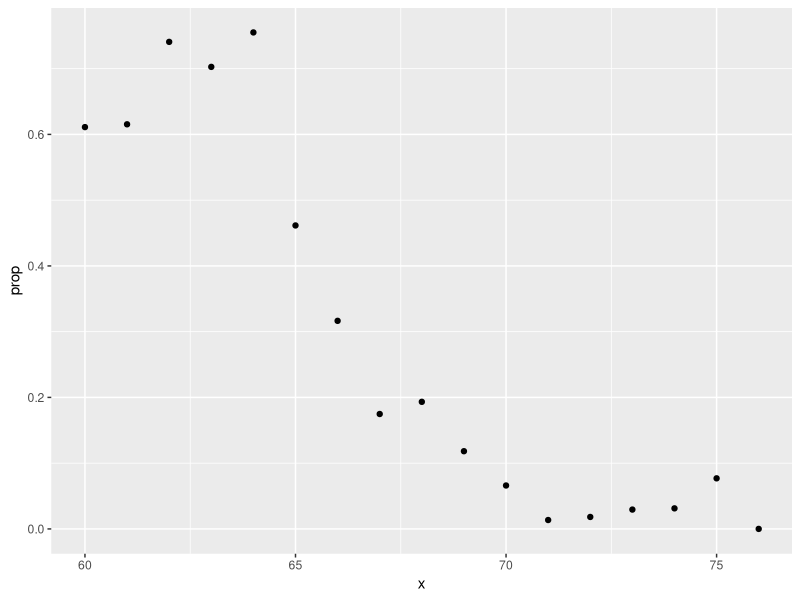
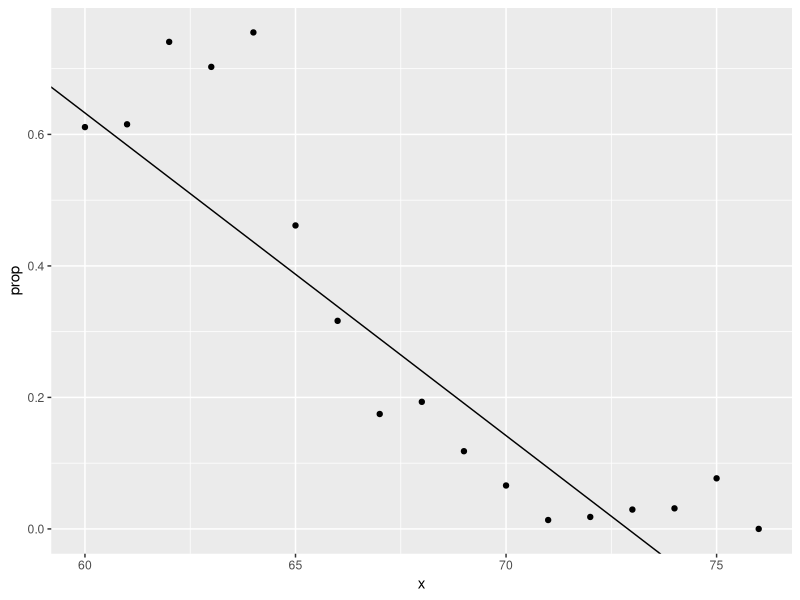

Recreate these plots in R, in order.
library(dslabs)
library(caret)
library(dplyr)

data("heights")
y <- heights$height

set.seed(2, sample.kind = "Rounding") #if you are using R 3.6 or later

test_index <- createDataPartition(y, times = 1, p = 0.5, list = FALSE)
train_set <- heights %>% slice(-test_index)
test_set <- heights %>% slice(test_index)

train_set %>% 
  filter(round(height)==66) %>%
  summarize(y_hat = mean(sex=="Female"))

heights %>% 
  mutate(x = round(height)) %>%
  group_by(x) %>%
  filter(n() >= 10) %>%
  summarize(prop = mean(sex == "Female")) %>%
  ggplot(aes(x, prop)) +
  geom_point()
lm_fit <- mutate(train_set, y = as.numeric(sex == "Female")) %>% lm(y ~ height, data = .)
p_hat <- predict(lm_fit, test_set)
y_hat <- ifelse(p_hat > 0.5, "Female", "Male") %>% factor()
confusionMatrix(y_hat, test_set$sex)$overall["Accuracy"]

heights %>% 
  mutate(x = round(height)) %>%
  group_by(x) %>%
  filter(n() >= 10) %>%
  summarize(prop = mean(sex == "Female")) %>%
  ggplot(aes(x, prop)) +
  geom_point() + 
  geom_abline(intercept = lm_fit$coef[1], slope = lm_fit$coef[2])
range(p_hat)

# fit logistic regression model
glm_fit <- train_set %>% 
  mutate(y = as.numeric(sex == "Female")) %>%
  glm(y ~ height, data=., family = "binomial")
p_hat_logit <- predict(glm_fit, newdata = test_set, type = "response")
y_hat_logit <- ifelse(p_hat_logit > 0.5, "Female", "Male") %>% factor
confusionMatrix(y_hat_logit, test_set$sex)$overall[["Accuracy"]]
